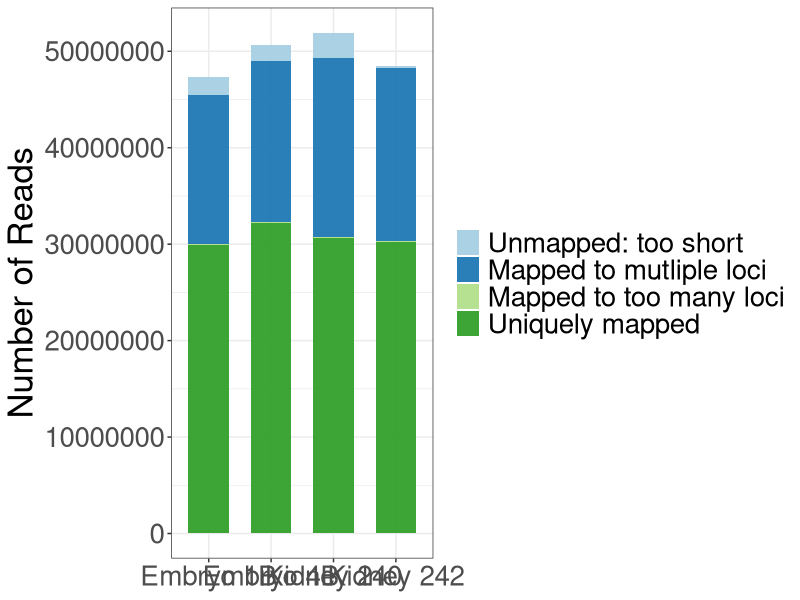
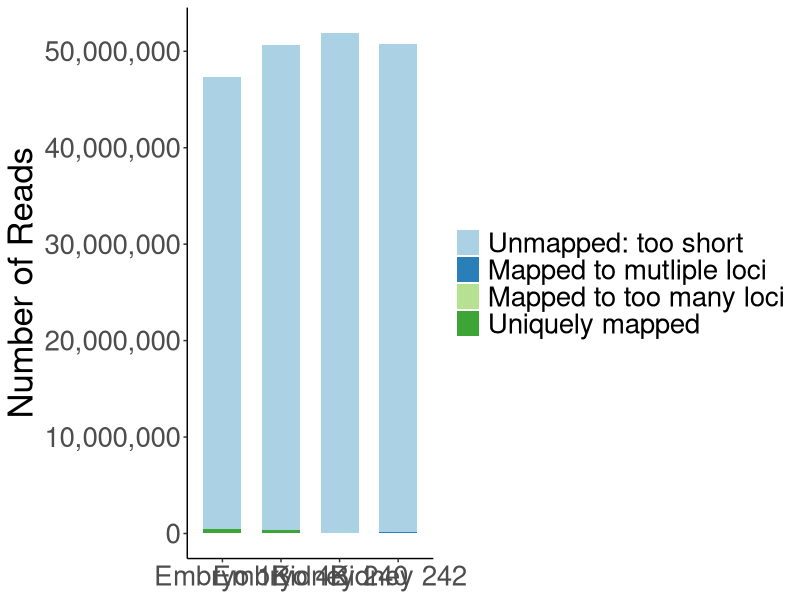

Generate these figures, in order, with R: (Note: this script raises an error after producing the figures.)
# making plots for STAR alignments 

library(ggplot2)
library(RColorBrewer)
require(scales)


#plotting figures
my_samples <- c('Embryo 1B', 'Embryo 1B', 'Embryo 1B', 'Embryo 1B', 'Embryo 4B', 'Embryo 4B', 'Embryo 4B', 'Embryo 4B', 
                'Kidney 240', 'Kidney 240', 'Kidney 240', 'Kidney 240', 'Kidney 242', 'Kidney 242', 'Kidney 242', 'Kidney 242')
my_samples <- factor(my_samples)
my_samples <- factor(my_samples,levels(my_samples)[c(length(levels(my_samples)):1)]) 


#default parameters 
my_percentage_STAR_default <- c(0.95, 0.14, 0.0, 98.91, 40.9, 58.7, 0.0, 0.4, 33.0, 66.7, 0.3, -0.0, 49.8, 49.5, 0.3, 0.4)
my_values_STAR_default <- c(449762, 67360, 16, 46808243,
                    315870, 36912, 19, 50317315,
                    88390, 12365, 18,  51830643, 
                    101917, 13774, 10,  50607774) 

labsize = 1
if (length(levels(my_samples)) > 10){
  labsize = 0.66
}
Category <- c(rep(c("Uniquely mapped","Mapped to mutliple loci","Mapped to too many loci","Unmapped: too short"),c(1)))
Category <-factor(Category)
Category = factor(Category,levels(Category)[c(4,1,2,3)])

options(scipen=999)
point <- format_format(big.mark = ",", decimal.mark = ",", scientific = FALSE)
df_default = data.frame(my_samples, my_values_STAR_default, Category)
default_bargraph <- ggplot() + geom_bar(aes( y= my_values_STAR_default, x = my_samples, fill = Category), data = df_default, stat = "identity", width = 0.65, alpha=0.95) +
  scale_x_discrete(limits = rev(levels(my_samples))) +  theme_gray(base_size = 2) + theme_bw() + ylab("Number of Reads") + xlab(NULL) +
  theme(legend.title =element_blank()) + scale_fill_manual(values = brewer.pal(4, "Paired")) + theme_classic() +
  theme(text = element_text(size=25)) + theme(legend.title =element_blank()) +  theme(legend.title =element_blank()) + scale_y_continuous(labels = point)

png(filename=("~/Documents/Final_thesis/Analysis/Homology_with_Octopus/STAR_alignments/plots/default_parameters.png"))
default_bargraph
dev.off()













# Score and Match is 0.10


#my_percentage_STAR_alignment1 <- c()
my_percentage_STAR_alignment1 <- c(63.27, 32.66, 0.20, 3.87)
my_values_STAR_alignment1 <- c(29942230, 15455754, 96760, 1830637, 
                              32185017, 16669579, 101871, 1713649,
                              30641429, 18533543, 95531, 2660321, 
                              30244729, 17930929, 92905, 245912)
  
df_alignment1 <- data.frame(my_samples, my_values_STAR_alignment1, Category)

alignment1_bargraph <- ggplot() + geom_bar(aes( y= my_values_STAR_alignment1, x = my_samples, fill = Category), data = df_alignment1, stat = "identity", width = 0.65, alpha=0.95) +
  scale_x_discrete(limits = rev(levels(my_samples)))  + ylab("Number of Reads") + xlab(NULL) + theme_bw() +  theme(legend.title =element_blank()) + 
  scale_fill_manual(values = brewer.pal(4, "Paired")) + theme(text = element_text(size=25))
alignment1_bargraph


#score and match is 0.25
my_percentage_STAR_alignment3
my_values_STAR_alignment3 <- c()

df_alignment3 <- data.frame(my_samples, my_values_STAR_alignment3, mycategory)


#score and match is 0.5
my_percentage_STAR_alignment2 <- c(2.4, 0.4, 0.0, 97.2, 
                                   1.8, 0.3, 0.0, 97.9, 
                                   0.5, 0.1, 0.0, 99.4, 
                                   0.6, 0.1, 0.0, 99.3)
my_values_STAR_alignment2 <- c(1129146, 193270, 80, 46002885, 
                               914466, 146950, 142, 49608558,
                              273591, 46093, 53, 51611085,
                              294797, 46089, 120, 50382469)

df_alignment2 <- data.frame(my_samples, my_values_STAR_alignment2, Category)
alignment2_bargraph <- ggplot() + geom_bar(aes( y= my_values_STAR_alignment2, x = my_samples, fill = Category), data = df_alignment2, stat = "identity", width = 0.65) +
  scale_x_discrete(limits = rev(levels(my_samples)))  + ylab("Number of Reads") + xlab(NULL) + theme_bw() +
  theme(legend.title =element_blank()) + scale_fill_manual(values = brewer.pal(4, "Paired")) + 
  theme(text = element_text(size=25))
alignment2_bargraph


# match is 0.25 and score is .10
#changed parameters4 

my_percentage_STAR_alignment4 <- c(18.2, 2.4, 0.0, 79.4,
                                   17.3, 2.4, 0.0, 80.3, 
                                   8.1, 1.2, 0.0, 90.6,
                                   8.4, 1.7, 0.0, 90.4)
my_values_STAR_alignment4 <- c(8623038, 1140561, 3646, 37558136, 
                               8778598, 1215151, 5143, 40671224, 
                               4231397, 622342, 3025, 47074058, 
                               4261212, 579564, 3373, 45879326)
df_alignment4 <- data.frame(my_samples, my_values_STAR_alignment4, Category)

alignment_4_bargraph <- ggplot() + geom_bar(aes( y= my_values_STAR_alignment4, x = my_samples, fill = Category), data = df_alignment4, stat = "identity", width = 0.65) +
  scale_x_discrete(limits = rev(levels(my_samples)))  + ylab("Number of Reads") + xlab(NULL) + theme_bw() +
  theme(legend.title =element_blank()) + scale_fill_manual(values = brewer.pal(4, "Paired")) +
  theme(text = element_text(size=25))

alignment_4_bargraph

# match is .50 and score is .10
#changedparameters5
my_percentage_STAR_alignment5 <- c(3.2, 0.6, 0.0, 96.2, 
                                   2.6, 0.5, 0.0, 97.0, 
                                   0.7, 0.1, 0, 99.1, 
                                   0.8, 0.1, 0.0, 99.0)
my_values_STAR_alignment5 <- c(1531339, 265319, 128, 45528595, 
                               1305261, 231640, 178, 49133037, 
                               380219, 67197, 78, 51483330, 
                               414034, 68097, 135, 50241209)

df_alignment5 <- data.frame(my_samples, my_values_STAR_alignment5, Category)
alignment_5_bargraph <- ggplot() + geom_bar(aes( y= my_values_STAR_alignment5, x = my_samples, fill = Category), data = df_alignment5, stat = "identity", width = 0.65) +
  scale_x_discrete(limits = rev(levels(my_samples)))  + ylab("Number of Reads") + xlab(NULL) + theme_bw() +
  theme(legend.title =element_blank()) + scale_fill_manual(values = brewer.pal(4, "Paired")) + 
  theme(text = element_text(size=25))

alignment_5_bargraph
#match is .10 and score is 0.25
#changedparameters6
my_percentage_STAR_alignment6 <- c(12.0, 1.7, 0.0, 86.2, 
                                   11.0, 1.7, 0.0, 87.4, 
                                   3.6, 0.7, 0.0, 95.7, 
                                   3.8, 0.7, 0.0, 95.7)
my_values_STAR_alignment6 <- c(5695606, 821291, 2608, 40805876, 
                               5560953, 839017, 3759, 44266387, 
                               1887254, 343676, 1719, 49698275, 
                               1905174, 322026, 1762, 48494510)

df_alignment6 <- data.frame(my_samples, my_values_STAR_alignment6, Category)
alignment_6_bargraph <- ggplot() + geom_bar(aes( y= my_values_STAR_alignment6, x = my_samples, fill = Category), data = df_alignment6, stat = "identity", width = 0.65) +
  scale_x_discrete(limits = rev(levels(my_samples)))  + ylab("Number of Reads") + xlab(NULL) + theme_bw() +
  theme(legend.title =element_blank()) + scale_fill_manual(values = brewer.pal(4, "Paired")) + 
  theme(text = element_text(size=25))
alignment_6_bargraph

#match is .50 and score is .25
#changedparameters7

my_percentage_STAR_alignment7 <- c(3.2, 0.6, 0.0, 96.2, 
                                   2.6, 0.5, 0.0, 97.0, 
                                   0.7, 0.1, 0.0, 99.1, 
                                   0.7, 0.1, 0.0, 99.1, 
                                   0.8, 0.1, 0.0, 99.0)
my_values_STAR_alignment7 <- c(1531339, 265319, 128, 45528595, 
                               1305261, 231640, 178, 49133037, 
                               380219, 67197, 78, 51483330, 
                               414034, 68097, 135, 50241209)

df_alignment7 <- data.frame(my_samples, my_values_STAR_alignment7, Category)
alignment_7_bargraph <- ggplot() + geom_bar(aes( y= my_values_STAR_alignment7, x = my_samples, fill = Category), data = df_alignment7, stat = "identity", width = 0.65) +
  scale_x_discrete(limits = rev(levels(my_samples)))  + ylab("Number of Reads") + xlab(NULL) + theme_bw() +
  theme(legend.title =element_blank()) + scale_fill_manual(values = brewer.pal(4, "Paired")) + 
  theme(text = element_text(size=25))
alignment_7_bargraph

#match is .10 and score is 0.50
#changed parameters are 8

my_percentage_STAR_alignment8 <- c(2.4, 0.4, 0.0, 97.2, 
                                   1.8, 0.3, 0.0, 97.9, 
                                   0.5, 0.1, 0.0, 99.4, 
                                   0.6, 0.1, 0.0, 99.3)
my_values_STAR_alignment8 <-c(129146, 193270, 80, 46002885, 
                              914466, 149950, 142, 49608588, 
                              273591, 46093, 55, 51611085, 
                              294797, 46089, 120, 50381469)

df_alignment8 <- data.frame(my_samples, my_values_STAR_alignment8, Category)
alignment_8_bargraph <- ggplot() + geom_bar(aes( y= my_values_STAR_alignment8, x = my_samples, fill = Category), data = df_alignment8, stat = "identity", width = 0.65) +
  scale_x_discrete(limits = rev(levels(my_samples)))  + ylab("Number of Reads") + xlab(NULL) + theme_bw() +
  theme(legend.title =element_blank()) + scale_fill_manual(values = brewer.pal(4, "Paired")) + 
  theme(text = element_text(size=25))

alignment_8_bargraph

#match is 0.25 and score is .50
#changedparameters9

my_percentage_STAR_alignment8 <- c()
my_values_STAR_alignment8 <-c(1129146, )
